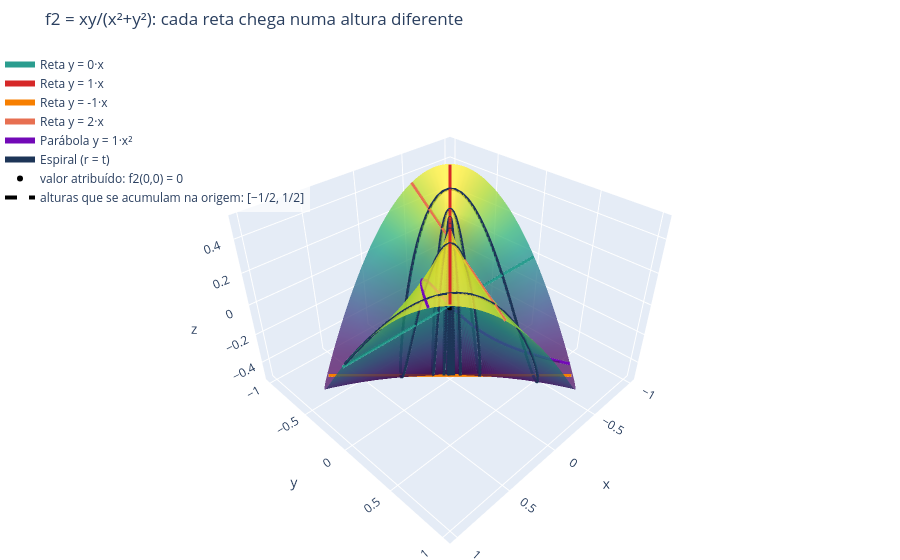

Notebook code cell kept with this figure:
### Markdown cell above
#### Análise na mão ✍️

**Passo 1: retas $y = mx$.** Com $x = t$, $y = mt$ e $t \ne 0$:

$$f_2(t,\, mt) = \frac{t \cdot mt}{t^2 + m^2t^2} = \frac{m\,t^2}{t^2\,(1 + m^2)} = \frac{m}{1 + m^2}$$

O $t$ **cancela por completo**: ao longo de cada reta, $f_2$ é **constante**. Mas a constante **depende da reta**:

| Trajetória | $m$ | $f_2$ ao longo dela |
|:---:|:---:|:---:|
| eixo $x$ | $0$ | $0$ |
| $y = x$ | $1$ | $\tfrac12$ |
| $y = -x$ | $-1$ | $-\tfrac12$ |
| $y = 2x$ | $2$ | $\tfrac25$ |
| eixo $y$ | — | $f_2(0,t) = 0$ |

**Passo 2: parábolas.**

$$f_2(t,\, kt^2) = \frac{k\,t^3}{t^2 + k^2t^4} = \frac{k\,t}{1 + k^2t^2} \to 0
\qquad\qquad
f_2(kt^2,\, t) = \frac{k\,t^3}{k^2t^4 + t^2} = \frac{k\,t}{k^2t^2 + 1} \to 0$$

As parábolas chegam em 0 porque elas chegam na origem **tangentes a um eixo**, e sobre os eixos $f_2 = 0$ (veja o passo 3).

**Passo 3: coordenadas polares e a espiral.**

$$f_2 = \frac{r\cos\theta \cdot r\sin\theta}{r^2} = \cos\theta\,\sin\theta = \frac{\sin 2\theta}{2}$$

$f_2$ **não depende de $r$**, só da **direção** $\theta$. Na espiral, $\theta(t) = 6\ln(1/t) \to \infty$, então

$$f_2(\gamma(t)) = \frac{\sin\big(2\theta(t)\big)}{2}$$

fica **oscilando entre $-\tfrac12$ e $\tfrac12$** e não se aproxima de valor nenhum.

**Passo 4: o que esperar.** Trajetórias diferentes dão valores diferentes ($0$, $\tfrac12$, $-\tfrac12$, $\tfrac25$, ...), e na espiral não há nem um valor final. Isso **indica** que o limite **não existe**. O item 2 transforma essa observação em argumento conclusivo.

**Superfície esperada.** Cada raio que sai da origem fica numa **altura constante** $\tfrac{\sin 2\theta}{2}$. A superfície é formada por segmentos **horizontais** que giram em torno do eixo $z$ e sobem e descem conforme a direção:
- máximo $\tfrac12$ sobre a reta $y = x$, mínimo $-\tfrac12$ sobre $y = -x$, zero sobre os eixos;
- todas as alturas entre $-\tfrac12$ e $\tfrac12$ "chegam" ao eixo $z$: perto da origem a superfície **não se aproxima de uma altura única**. O valor atribuído $f_2(0,0) = 0$ é apenas uma dessas alturas (segmento tracejado no gráfico).

### Code cell
# 💻 f2: superfície e trajetórias fixas (arraste para girar)
CASOS_F2 = [
    ('Reta y = m·x',      0.0,  '#2a9d8f'),
    ('Reta y = m·x',      1.0,  '#d62828'),
    ('Reta y = m·x',     -1.0,  '#f77f00'),
    ('Reta y = m·x',      2.0,  '#e76f51'),
    ('Parábola y = k·x²', 1.0,  '#7209b7'),
    ('Espiral (r = t)',   0,    '#1d3557'),
]
# Segmento vertical sobre a origem: todas as alturas de -1/2 a 1/2 se acumulam ali
acumulo = go.Scatter3d(x=[0, 0], y=[0, 0], z=[-0.5, 0.5], mode='lines',
                       line=dict(color='black', width=4, dash='dash'),
                       name='alturas que se acumulam na origem: [−1/2, 1/2]')
mostrar_trajetorias('f2', CASOS_F2, 'f2 = xy/(x²+y²): cada reta chega numa altura diferente', extras=[acumulo])

### Figure 1 — Plotly figure (JSON) as saved in the notebook; plotly's stock layout.template omitted (floating-point values rounded to 4 significant figures; data arrays with more than 128 entries replaced by an {"elided": "..."} marker saying what was removed)
{"data": [{"colorscale": [[0, "#440154"], [0.1111, "#482878"], [0.2222, "#3e4989"], [0.3333, "#31688e"], [0.4444, "#26828e"], [0.5556, "#1f9e89"], [0.6667, "#35b779"], [0.7778, "#6ece58"], [0.8889, "#b5de2b"], [1, "#fde725"]], "hovertemplate": "x=%{x:.3f}<br>y=%{y:.3f}<br>z=%{z:.4f}", "name": "z = f(x,y)", "opacity": 0.75, "showscale": false, "type": "surface", "x": {"elided": "145x90 float values"}, "y": {"elided": "145x90 float values"}, "z": {"elided": "145x90 float values"}}, {"line": {"color": "#2a9d8f", "width": 6}, "mode": "lines", "name": "Reta y = 0·x", "type": "scatter3d", "x": {"elided": "1402 float values"}, "y": {"elided": "1402 int values"}, "z": {"elided": "1402 int values"}}, {"line": {"color": "#d62828", "width": 6}, "mode": "lines", "name": "Reta y = 1·x", "type": "scatter3d", "x": {"elided": "1402 float values"}, "y": {"elided": "1402 float values"}, "z": {"elided": "1402 float values"}}, {"line": {"color": "#f77f00", "width": 6}, "mode": "lines", "name": "Reta y = -1·x", "type": "scatter3d", "x": {"elided": "1402 float values"}, "y": {"elided": "1402 float values"}, "z": {"elided": "1402 float values"}}, {"line": {"color": "#e76f51", "width": 6}, "mode": "lines", "name": "Reta y = 2·x", "type": "scatter3d", "x": {"elided": "1402 float values"}, "y": {"elided": "1402 float values"}, "z": {"elided": "1402 float values"}}, {"line": {"color": "#7209b7", "width": 6}, "mode": "lines", "name": "Parábola y = 1·x²", "type": "scatter3d", "x": {"elided": "1402 float values"}, "y": {"elided": "1402 float values"}, "z": {"elided": "1402 float values"}}, {"line": {"color": "#1d3557", "width": 6}, "mode": "lines", "name": "Espiral (r = t)", "type": "scatter3d", "x": {"elided": "701 float values"}, "y": {"elided": "701 float values"}, "z": {"elided": "701 float values"}}, {"marker": {"color": "black", "size": 6}, "mode": "markers", "name": "valor atribuído: f2(0,0) = 0", "type": "scatter3d", "x": [0], "y": [0], "z": [0]}, {"line": {"color": "black", "dash": "dash", "width": 4}, "mode": "lines", "name": "alturas que se acumulam na origem: [−1/2, 1/2]", "type": "scatter3d", "x": [0, 0], "y": [0, 0], "z": [-0.5, 0.5]}], "layout": {"height": 560, "legend": {"bgcolor": "rgba(255,255,255,0.7)", "x": 0, "y": 1}, "margin": {"b": 0, "l": 0, "r": 0, "t": 50}, "scene": {"aspectmode": "manual", "aspectratio": {"x": 1, "y": 1, "z": 0.7}, "xaxis": {"title": {"text": "x"}}, "yaxis": {"title": {"text": "y"}}, "zaxis": {"title": {"text": "z"}}}, "title": {"text": "f2 = xy/(x²+y²): cada reta chega numa altura diferente"}}}
